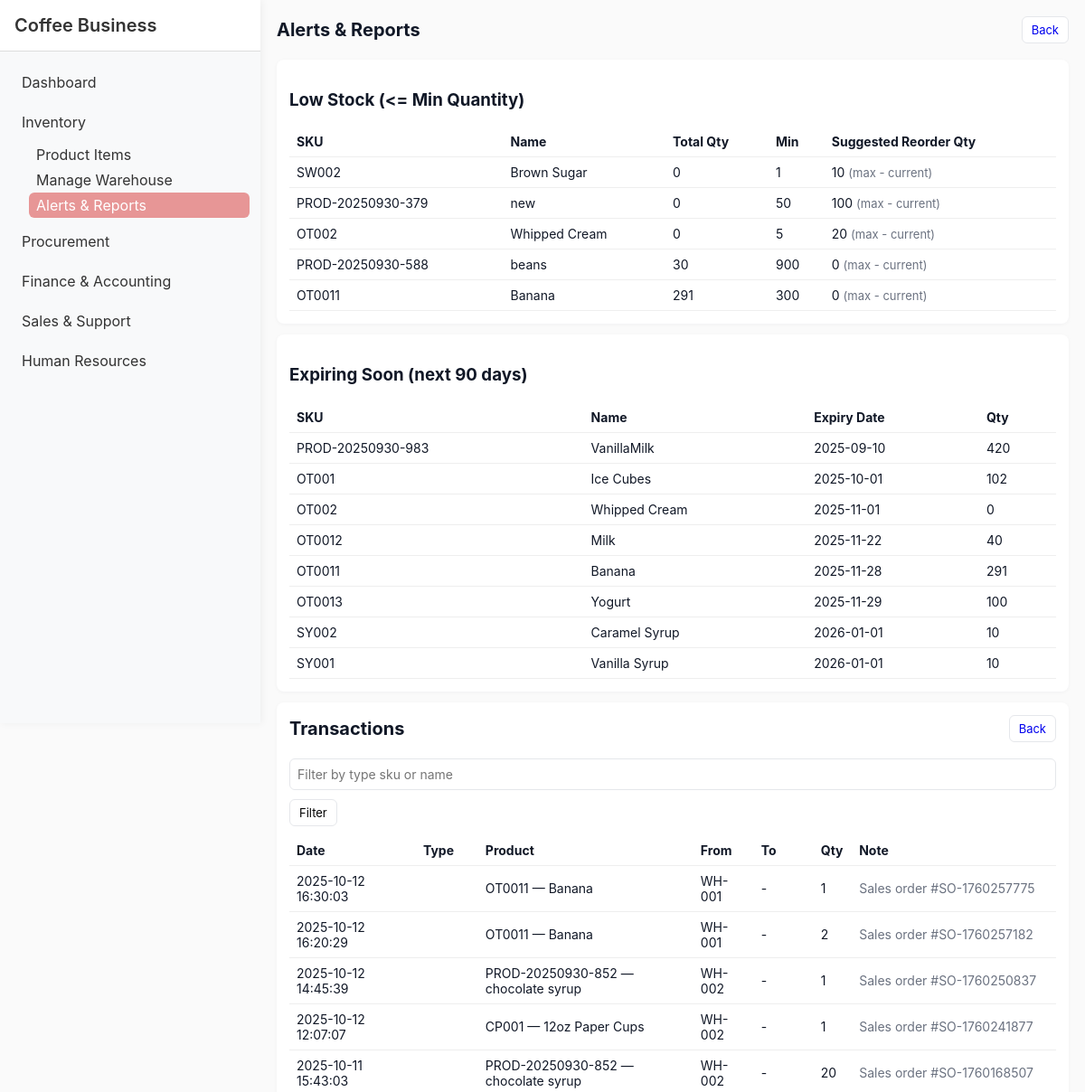
The app's page /Module1/alerts.php (upper part), older data.
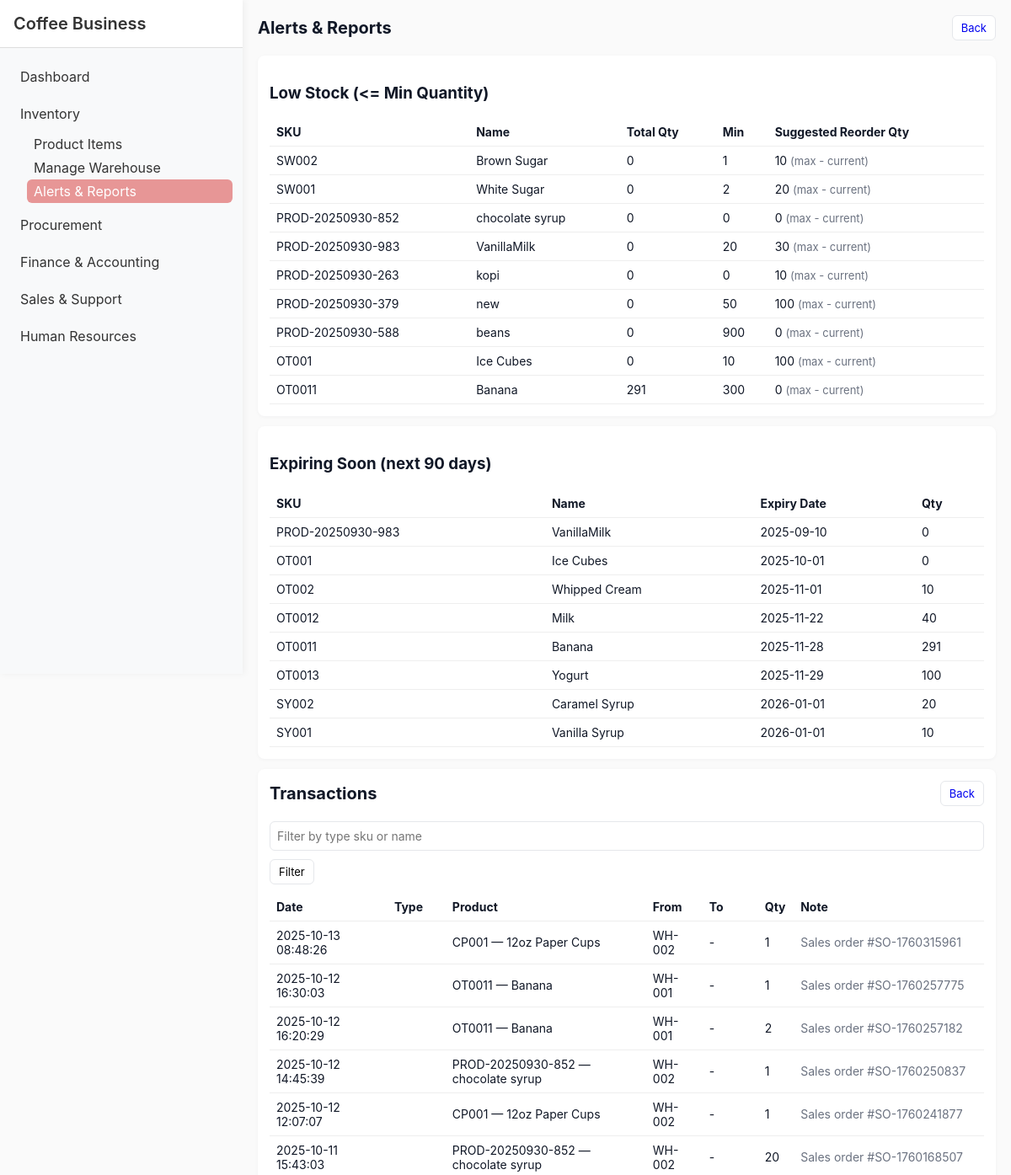
The same page, newer data.
### tables this page shows
CREATE TABLE `products` (
  `id` int(11) NOT NULL,
  `sku` varchar(50) NOT NULL,
  `name` varchar(255) NOT NULL,
  `description` text DEFAULT NULL,
  `category` varchar(100) DEFAULT NULL,
  `unit` varchar(30) DEFAULT 'pcs',
  `expiration_date` date DEFAULT NULL,
  `min_qty` int(11) DEFAULT 0,
  `max_qty` int(11) DEFAULT 0,
  `created_at` timestamp NOT NULL DEFAULT current_timestamp(),
  `updated_at` timestamp NULL DEFAULT NULL ON UPDATE current_timestamp(),
  `warehouse_id` int(11) DEFAULT NULL,
  `total_quantity` int(11) DEFAULT 0,
  `unit_price` decimal(10,2) DEFAULT NULL
);

CREATE TABLE `stock_transactions` (
  `id` int(11) NOT NULL,
  `product_id` int(11) NOT NULL,
  `location_from` int(11) DEFAULT NULL,
  `location_to` int(11) DEFAULT NULL,
  `qty` int(11) NOT NULL,
  `type` enum('stock-in','stock-out','transfer') NOT NULL,
  `reference` varchar(50) DEFAULT NULL,
  `note` text DEFAULT NULL,
  `trans_date` datetime DEFAULT current_timestamp(),
  `user_name` varchar(100) DEFAULT 'system',
  `expiration_date` date DEFAULT NULL,
  `reference_id` int(11) DEFAULT NULL,
  `reference_type` enum('po','gr','transfer','adjustment') DEFAULT NULL
);

CREATE TABLE `locations` (
  `id` int(11) NOT NULL,
  `code` varchar(50) NOT NULL,
  `name` varchar(255) NOT NULL,
  `description` text DEFAULT NULL,
  `created_at` timestamp NOT NULL DEFAULT current_timestamp()
);

### Module1/alerts.php (the view, shortened to what the changed rows need)
<?php
require '../db.php';
$sql = "SELECT p.id, p.sku, p.name, p.min_qty, p.max_qty, IFNULL(SUM(pl.quantity),0) AS total_qty
        FROM products p
        LEFT JOIN product_locations pl ON pl.product_id = p.id
        GROUP BY p.id
        HAVING total_qty <= p.min_qty
        ORDER BY total_qty ASC";
$low = $pdo->query($sql)->fetchAll(PDO::FETCH_ASSOC);
$stmt = $pdo->prepare("SELECT p.id,p.sku,p.name,p.expiration_date,IFNULL(SUM(pl.quantity),0) AS total_qty
    FROM products p
    LEFT JOIN product_locations pl ON pl.product_id = p.id
    WHERE p.expiration_date IS NOT NULL AND p.expiration_date <= DATE_ADD(CURDATE(), INTERVAL 90 DAY)
    GROUP BY p.id
    ORDER BY p.expiration_date ASC");
$stmt->execute();
$expiring = $stmt->fetchAll(PDO::FETCH_ASSOC);
$sql = "SELECT t.*, p.sku, p.name AS product_name,
    lf.code AS from_code, lt.code AS to_code
    FROM stock_transactions t
    JOIN products p ON p.id = t.product_id
    LEFT JOIN locations lf ON lf.id = t.location_from
    LEFT JOIN locations lt ON lt.id = t.location_to
    WHERE 1 ";
$params = [];
$sql .= " ORDER BY t.trans_date DESC LIMIT 200";
$stmt = $pdo->prepare($sql);
$stmt->execute($params);
$logs = $stmt->fetchAll(PDO::FETCH_ASSOC);
?>
<!doctype html>
<html>
    <head>
        <link rel="stylesheet" href="styles.css">
    </head>
<body>
  <?php include '../shared/sidebar.php'; ?>
  <div class="container" style="margin-left: 18rem;">
    <div class="header">
        <h1>Alerts & Reports</h1>
    </div>
    <div class="card">
        <?php if (count($low) === 0): ?>
            <div class="small">No low stock items.</div>
        <?php else: ?>
            <table class="table">
                <thead>
                    <tr>
                        <th>SKU</th>
                        <th>Name</th>
                        <th>Total Qty</th>
                        <th>Min</th>
                        <th>Suggested Reorder Qty</th>
                    </tr>
                </thead>
                <tbody>
                    <?php foreach($low as $l):
                        $suggest = max( ($l['max_qty'] - $l['total_qty']), 0);
                    ?>
                        <tr>
                            <td><?php echo htmlspecialchars($l['sku'])?></td>
                            <td><?php echo htmlspecialchars($l['name'])?></td>
                            <td><?php echo (int)$l['total_qty']?></td>
                            <td><?php echo (int)$l['min_qty']?></td>
                            <td><?php echo (int)$suggest?> <span class="small"> (max - current)</span></td>
                        </tr>
                    <?php endforeach; ?>
                </tbody>
            </table>
        <?php endif; ?>
    </div>
    <div class="card">
        <?php if (count($expiring) === 0): ?>
            <div class="small">No items expiring soon.</div>
        <?php else: ?>
            <table class="table">
                <thead>
                    <tr>
                        <th>SKU</th>
                        <th>Name</th>
                        <th>Expiry Date</th>
                        <th>Qty</th>
                    </tr>
                </thead>
                <tbody>
                    <?php foreach($expiring as $e): ?>
                        <tr>
                            <td><?php echo htmlspecialchars($e['sku'])?></td>
                            <td><?php echo htmlspecialchars($e['name'])?></td>
                            <td><?php echo htmlspecialchars($e['expiration_date'])?></td>
                            <td><?php echo (int)$e['total_qty']?></td>
                        </tr>
                    <?php endforeach; ?>
                </tbody>
            </table>
        <?php endif; ?>
    </div>
    <div class="card">
        <div class="header">
            <h1>Transactions</h1>
        </div>
        <table class="table">
            <thead>
                <tr>
                    <th>Date</th>
                    <th>Type</th>
                    <th>Product</th>
                    <th>From</th>
                    <th>To</th>
                    <th>Qty</th>
                    <th>Note</th>
                </tr>
            </thead>
            <tbody>
                <?php foreach($logs as $l): ?>
                    <tr>
                        <td><?php echo htmlspecialchars($l['trans_date'])?></td>
                        <td><?php echo htmlspecialchars($l['type'])?></td>
                        <td><?php echo htmlspecialchars($l['sku'].' — '.$l['product_name'])?></td>
                        <td><?php echo htmlspecialchars($l['from_code'] ?? '-')?></td>
                        <td><?php echo htmlspecialchars($l['to_code'] ?? '-')?></td>
                        <td><?php echo (int)$l['qty']?></td>
                        <td class="small"><?php echo htmlspecialchars($l['note'])?></td>
                    </tr>
                <?php endforeach; ?>
            </tbody>
        </table>
    </div>
  </div>
</body>
</html>

Row changes from the older to the newer data that the page shows:
no longer on one of the page's lists (row edited): products: sku "OT002", name "Whipped Cream", min_qty "5", max_qty "20"
now on this page (row edited): products: sku "SW001", name "White Sugar", total_qty "0", min_qty "2", max_qty "20", shown under "Low Stock (<= Min Quantity)"
now on this page (row edited): products: sku "PROD-20250930-852", name "chocolate syrup", total_qty "0", min_qty "0", max_qty "0", shown under "Low Stock (<= Min Quantity)"
now on one of the page's lists (row edited): products: sku "PROD-20250930-983", name "VanillaMilk", min_qty "20", max_qty "30"
changed products "PROD-20250930-983": total_qty "420" → "0"
now on this page (row edited): products: sku "PROD-20250930-263", name "kopi", total_qty "0", min_qty "0", max_qty "10", shown under "Low Stock (<= Min Quantity)"
changed products "PROD-20250930-588": total_qty "30" → "0"
now on one of the page's lists (row edited): products: sku "OT001", name "Ice Cubes", min_qty "10", max_qty "100"
changed products "OT001": total_qty "102" → "0"
changed products "OT002": total_qty "0" → "10"
changed products "SY002": total_qty "10" → "20"
added stock_transactions: trans_date "2025-10-13 08:48:26", product.name "CP001 — 12oz Paper Cups", location_from.code "WH-002", to_code "-", qty "1", note "Sales order #SO-1760315961"
